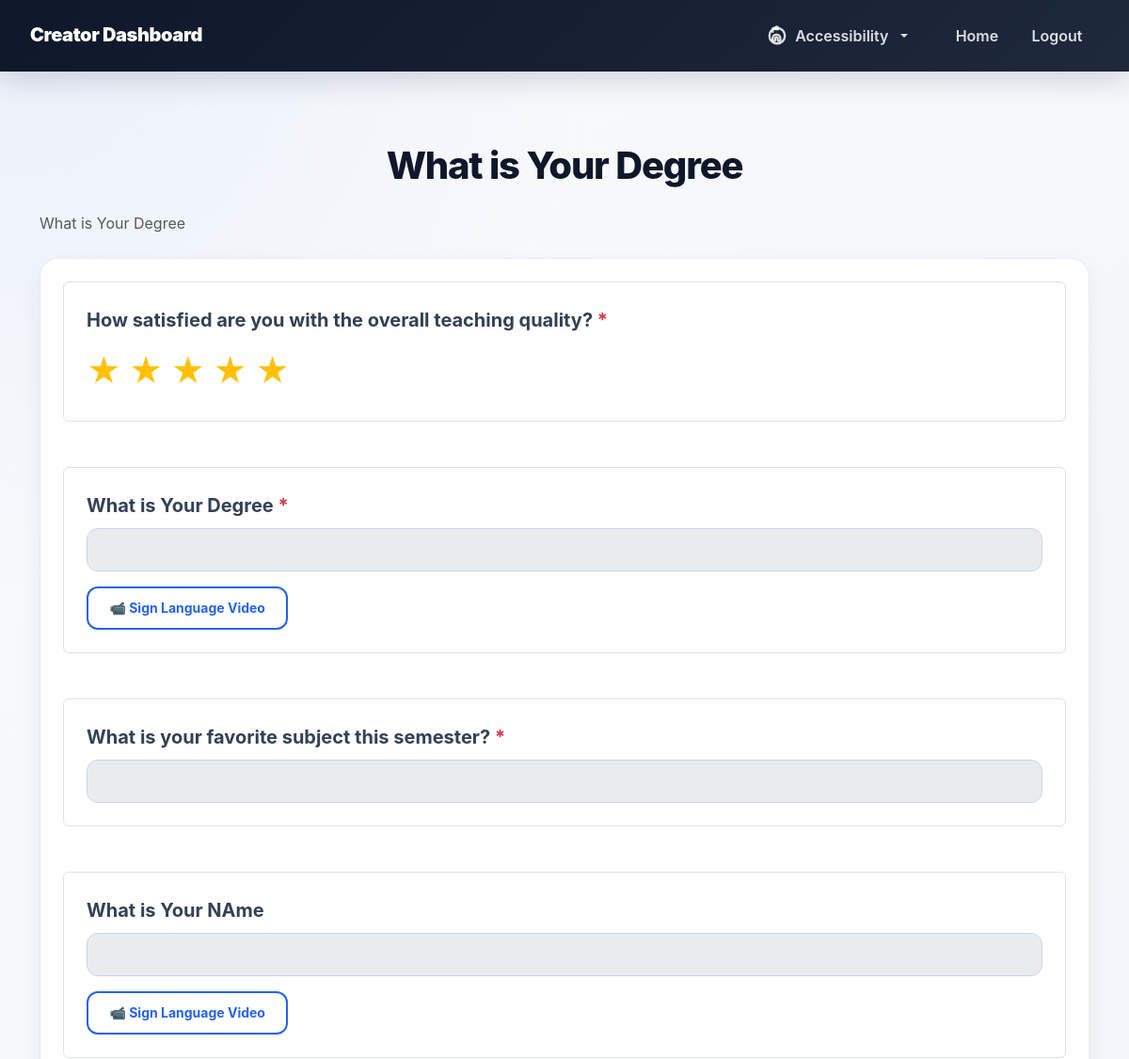
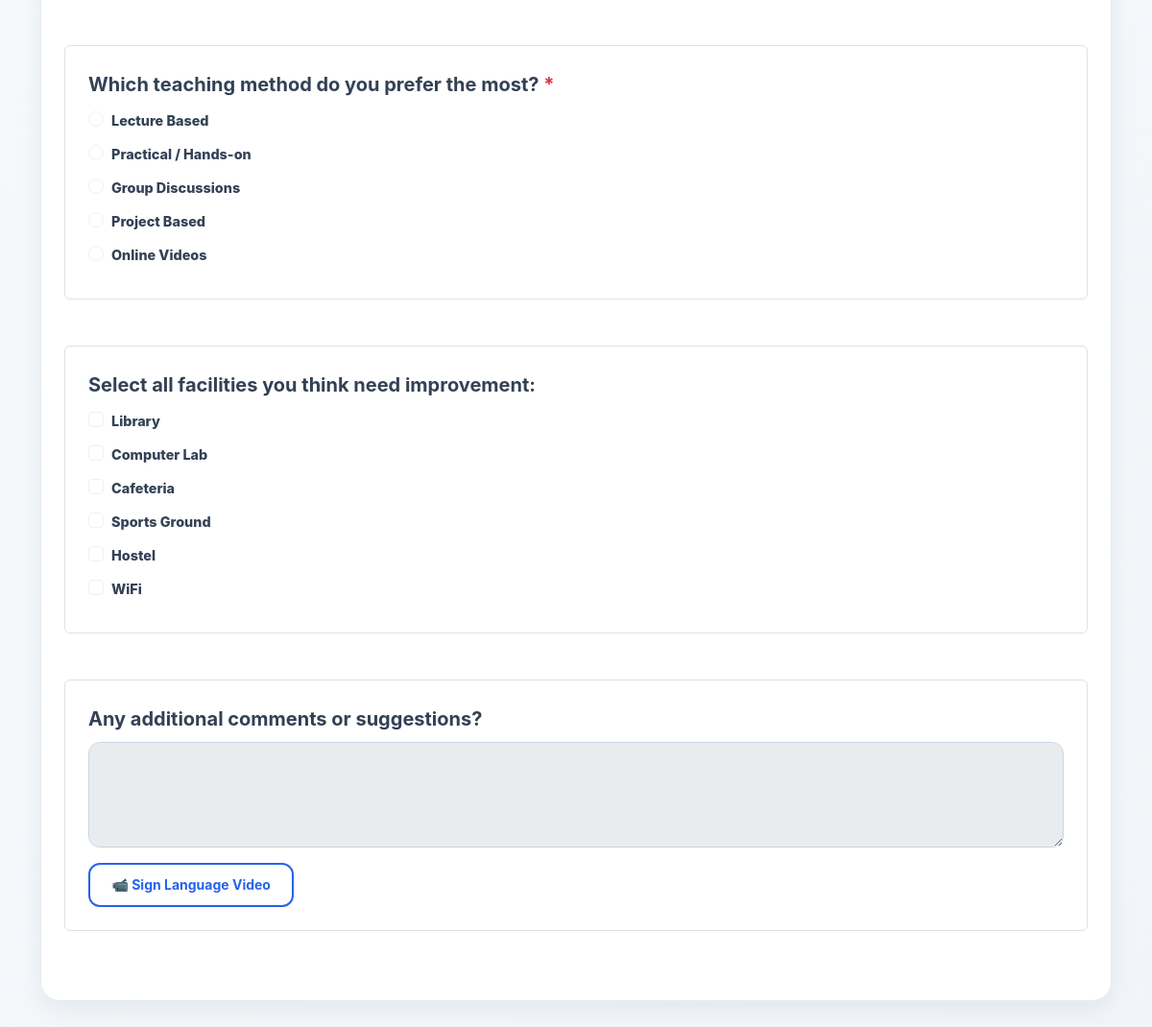
/creator/view_form.php?id=1, run on the app's committed database (2 pictures, top to bottom).
### tables this page shows
CREATE TABLE `forms` (
  `id` int(11) NOT NULL,
  `user_id` int(11) NOT NULL,
  `title` varchar(255) NOT NULL,
  `description` text DEFAULT NULL,
  `status` enum('draft','active','closed') DEFAULT 'active',
  `created_at` timestamp NOT NULL DEFAULT current_timestamp(),
  `updated_at` timestamp NOT NULL DEFAULT current_timestamp() ON UPDATE current_timestamp()
);

CREATE TABLE `questions` (
  `id` int(11) NOT NULL,
  `form_id` int(11) NOT NULL,
  `question_text` text NOT NULL,
  `question_type` enum('text','textarea','radio','checkbox','dropdown','rating','file') NOT NULL,
  `is_required` tinyint(1) DEFAULT 0,
  `options` longtext DEFAULT NULL CHECK (json_valid(`options`)),
  `sort_order` int(11) DEFAULT 0,
  `created_at` timestamp NOT NULL DEFAULT current_timestamp()
);

### creator/view_form.php (the view, shortened to what this page needs)
<?php
include('config.php');
$form_id = isset($_GET['id']) ? (int)$_GET['id'] : 0;
$stmt = $conn->prepare("SELECT * FROM forms WHERE id = ? AND status = 'active'");
$stmt->bind_param("i", $form_id);
$stmt->execute();
$form = $stmt->get_result()->fetch_assoc();
$q_stmt = $conn->prepare("SELECT * FROM questions WHERE form_id = ? ORDER BY sort_order ASC");
$q_stmt->bind_param("i", $form_id);
$q_stmt->execute();
$questions = $q_stmt->get_result()->fetch_all(MYSQLI_ASSOC);
?>
<!DOCTYPE html>
<html lang="en">
<head>
    <link rel="stylesheet" href="https://cdn.jsdelivr.net/npm/bootstrap@5.3.3/dist/css/bootstrap.min.css">
    <link rel="stylesheet" href="../css/style.css">
</head>
<body class="bg-light">
<?php include('navbar.php'); ?>
<div class="container py-5">
    <h1><?= htmlspecialchars($form['title']) ?></h1>
    <p class="text-muted"><?= nl2br(htmlspecialchars($form['description'])) ?></p>
    <form class="mt-4">
        <?php foreach ($questions as $q):
            $meta = json_decode($q['options'], true) ?? [];
            $options = $meta['options'] ?? [];
        ?>
            <div class="mb-5 p-4 border rounded">
                <label class="form-label fw-bold fs-5">
                    <?= htmlspecialchars($q['question_text']) ?>
                    <?php if ($q['is_required']): ?><span class="text-danger">*</span><?php endif; ?>
                </label>
                <?php if ($q['question_type'] === 'text'): ?>
                    <input type="text" class="form-control" disabled>
                <?php elseif ($q['question_type'] === 'textarea'): ?>
                    <textarea class="form-control" rows="4" disabled></textarea>
                <?php elseif ($q['question_type'] === 'radio' && !empty($options)): ?>
                    <?php foreach ($options as $opt): ?>
                        <div class="form-check">
                            <input type="radio" class="form-check-input" disabled>
                            <label><?= htmlspecialchars($opt) ?></label>
                        </div>
                    <?php endforeach; ?>
                <?php elseif ($q['question_type'] === 'checkbox' && !empty($options)): ?>
                    <?php foreach ($options as $opt): ?>
                        <div class="form-check">
                            <input type="checkbox" class="form-check-input" disabled>
                            <label><?= htmlspecialchars($opt) ?></label>
                        </div>
                    <?php endforeach; ?>
                <?php elseif ($q['question_type'] === 'rating'): ?>
                    <div class="d-flex gap-2">
                        <?php for($i=1; $i<=5; $i++): ?>
                            <span class="star">★</span>
                        <?php endfor; ?>
                    </div>
                <?php elseif ($q['question_type'] === 'file'): ?>
                    <input type="file" class="form-control" disabled>
                <?php endif; ?>
                <?php if (!empty($meta['video_url'])): ?>
                    <a href="<?= htmlspecialchars($meta['video_url']) ?>" target="_blank" class="btn btn-sm btn-outline-primary mt-3">
                        📹 Sign Language Video
                    </a>
                <?php endif; ?>
            </div>
        <?php endforeach; ?>
    </form>
</div>
</body>
</html>

### css/style.css (style rules this page uses)
:root { --primary-blue: #2563eb; --primary-blue-dark: #1d4ed8; --primary-blue-soft: #dbeafe; --ink: #0f172a; --muted: #64748b; --surface: #ffffff; --surface-soft: #f8fafc; --border: #cbd5e1; --shadow-sm: 0 10px 25px rgba(15, 23, 42, 0.06); --shadow-md: 0 18px 45px rgba(15, 23, 42, 0.1); --radius-lg: 20px; --radius-md: 14px; }
* { box-sizing: border-box; }
body { min-height: 100vh; margin: 0; background: radial-gradient(circle at top left, rgba(37, 99, 235, 0.06), transparent 40rem), linear-gradient(135deg, #f8fafc 0%, #f1f5f9 100%); font-family: Inter, "Segoe UI", Roboto, Arial, sans-serif; color: var(--ink); line-height: 1.65; transition: background-color 0.2s, color 0.2s; }
h1, h2, h3, h4, h5 { color: var(--ink); font-weight: 800; letter-spacing: -0.03em; text-align: center; }
h1, h2, h3, h4 { margin-top: 28px; margin-bottom: 24px; }
.container { margin-bottom: 42px; }
a { color: var(--primary-blue); text-decoration: none; font-weight: 700; }
.card, .search-container, form:not(.navbar form):not(.d-inline):not(.input-group) { border: 1px solid rgba(229, 231, 235, 0.8); border-radius: var(--radius-lg) !important; background: rgba(255, 255, 255, 0.98); box-shadow: var(--shadow-sm); }
form:not(.navbar form):not(.d-inline):not(.input-group) { padding: 1.5rem; }
label, .form-label { color: #334155; font-size: 0.9rem; font-weight: 800; margin-bottom: 0.45rem; }
.form-control, .form-select, select.form-control, textarea.form-control { min-height: 46px; color: #0f172a; border: 1px solid var(--border); border-radius: 12px; background-color: #ffffff; box-shadow: 0 1px 2px rgba(15, 23, 42, 0.02); transition: border-color 0.2s ease, box-shadow 0.2s ease; }
textarea.form-control { min-height: 110px; }
.form-control::placeholder { color: #94a3b8; }
.btn { border-radius: 12px; font-weight: 700; padding: 0.65rem 1.4rem; box-shadow: none; transition: all 0.2s cubic-bezier(0.4, 0, 0.2, 1); display: inline-flex; align-items: center; justify-content: center; gap: 8px; }
.btn-outline-primary { color: var(--primary-blue) !important; border: 2px solid var(--primary-blue) !important; background: transparent !important; }

### creator/view_form.php (style rules this page uses)
.star { font-size: 2.2rem; cursor: default; color: #ffc107; }

### data on the page
forms: title "What is Your Degree", description "What is Your Degree"
questions: question_text "How satisfied are you with the overall teaching quality?", question_type "rating" (drawn)
questions: question_text "What is Your Degree"
questions: question_text "What is your favorite subject this semester?"
questions: question_text "What is Your NAme"
questions: question_text "Which teaching method do you prefer the most?", options "Lecture Based", options "Practical / Hands-on", options "Group Discussions", options "Project Based", options "Online Videos"
questions: question_text "Select all facilities you think need improvement:", options "Library", options "Computer Lab", options "Cafeteria", options "Sports Ground", options "Hostel", options "WiFi"
questions: question_text "Any additional comments or suggestions?"
